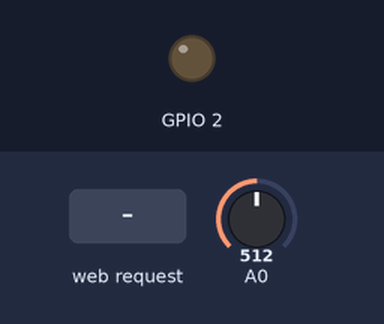
Simulated run of this sketch. Board: ESP8266 (NodeMCU). Shown: output pins drawn as LEDs (lit = HIGH). The test bench sets the inputs (shaded band); at power-on: A0 = 512. WiFi joins after 1.5 s; servers stay silent unless stated; what the sketch prints to the serial monitor is not drawn.

Above: at 2.7 s.
2.8 s: HTTP request GET /gpio/1 received
At 3.6 s:
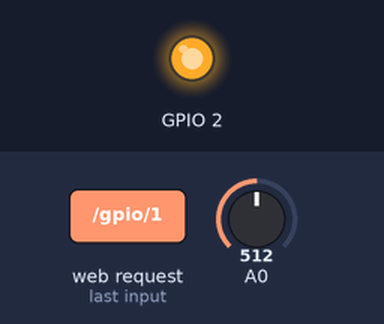
4.3 s: HTTP request GET /gpio/0 received
At 4.7 s:
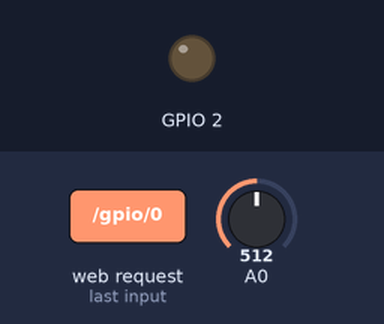
Timing chart, 0 to 7.3 s (numbered marks = the images above; inputs shaded):
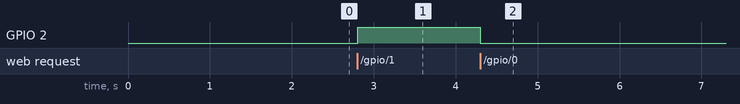

The sketch:

WiFiWebServer.ino
```cpp
/*
 *  This sketch demonstrates how to set up a simple HTTP-like server.
 *  The server will set a GPIO pin depending on the request
 *    http://server_ip/gpio/0 will set the GPIO2 low,
 *    http://server_ip/gpio/1 will set the GPIO2 high
 *  server_ip is the IP address of the ESP8266 module, will be
 *  printed to Serial when the module is connected.
 */

#include <ESP8266WiFi.h>

const char* ssid = "Your HotSpot ID";
const char* password = "Your HotSpot PW";

// Create an instance of the server
// specify the port to listen on as an argument
WiFiServer server(80);

void setup() {
  Serial.begin(115200);
  delay(10);

  // prepare GPIO2
  pinMode(2, OUTPUT);
  digitalWrite(2, 0);

  // Connect to WiFi network
  Serial.println();
  Serial.println();
  Serial.print("Connecting to ");
  Serial.println(ssid);

  WiFi.begin(ssid, password);

  while (WiFi.status() != WL_CONNECTED) {
    delay(500);
    Serial.print(".");
  }
  Serial.println("");
  Serial.println("WiFi connected");

  // Start the server
  server.begin();
  Serial.println("Server started");

  // Print the IP address
  Serial.println(WiFi.localIP());
}

void loop() {
  // Check if a client has connected
  WiFiClient client = server.available();
  if (!client) {
    return;
  }

  // Wait until the client sends some data
  Serial.println("new client");
  while(!client.available()){
    delay(1);
  }

  // Read the first line of the request
  String req = client.readStringUntil('\r');
  Serial.println(req);
  client.flush();

  // Match the request
  int val;
  if (req.indexOf("/gpio/0") != -1)
    val = 0;
  else if (req.indexOf("/gpio/1") != -1)
    val = 1;
  else {
    Serial.println("invalid request");
    client.stop();
    return;
  }

  // Set GPIO2 according to the request
  digitalWrite(2, val);

  client.flush();

  // Prepare the response
  int sensorReading = analogRead(A0);
  String s = "HTTP/1.1 200 OK\r\nContent-Type: text/html\r\n\r\n<!DOCTYPE HTML>\r\n<html>\r\n<h1>GPIO2 is now = ";
  s += (val)?"high<p>":"low<p>";
  s += "Analog Value is now = ";
  s += (sensorReading);
  s += "</h1><p>";
  s += "<img src='https://lh4.ggpht.com/yPq0eEBNR4g530UHDfpbtwe-yiAMLVjUcnGCsjW9_K9VniuLr_YbeefSsd3uqYvZWJ8=w300'><p>";
  s += "<iframe width='560' height='315' src='https://www.youtube.com/embed/ZicP4y-nFg4' frameborder='0' allowfullscreen></iframe>";
  s += "</html>\n";

  // Send the response to the client
  client.print(s);
  delay(1);
  Serial.println("Client disonnected");

  // The client will actually be disconnected
  // when the function returns and 'client' object is detroyed
}
```

Measured:
- after the input at 2.8 s, GPIO 2: LOW → HIGH at once
- after the input at 4.3 s, GPIO 2: HIGH → LOW at once
